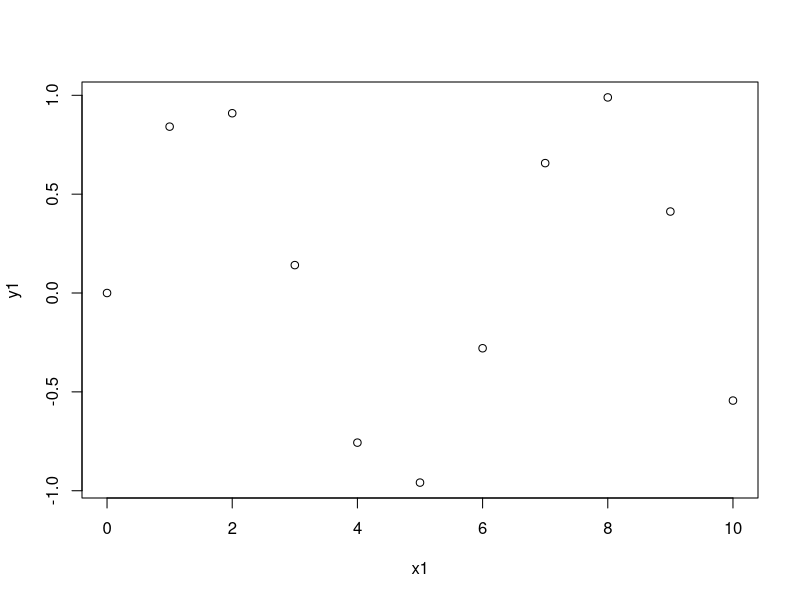

Write R code to recreate this figure.
## ---- chunk 1
knitr::opts_chunk$set(fig.keep = "high")
## ---- chunk 2
# clear variables from workspace
rm(list = ls())
## ---- chunk 3
# create an array 0, 1, 2, ..., 10
x1 <- seq(from = 0, to = 10, by = 1)
## ---- chunk 4
# create a second array that is a function of the first
y1 <- sin(x1)
## ---- chunk 5
# plot y1 as a function of x1
plot(x1, y1)
